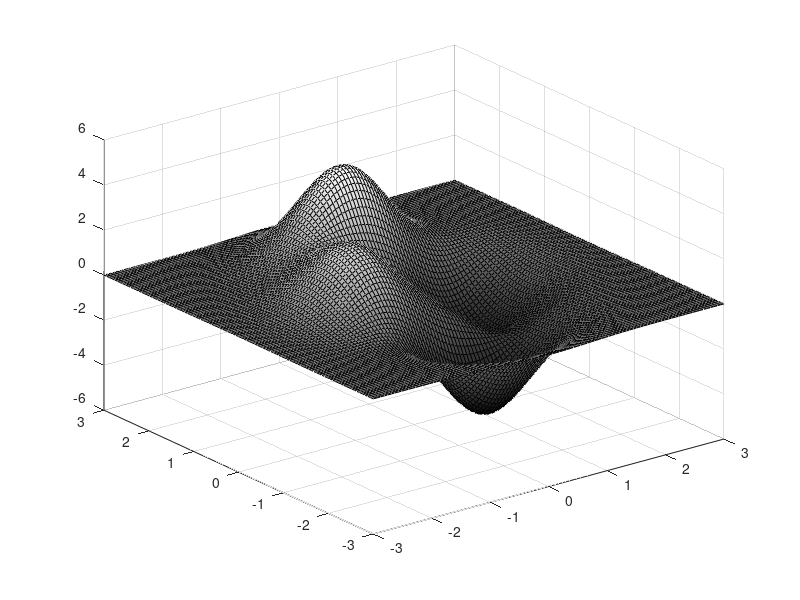

MATLAB code to generate this figure: (Note: this script raises an error after producing the figure.)
clear all;
close all;

n = 101;
taille_im = 9;

x = linspace(-3,3,n);
y = x;
[X,Y] = meshgrid(x,y);
%Z = 3*(1-X).^2.*exp(-(X.^2) - (Y+1).^2) - 10*(X/5 - X.^3 - Y.^5).*exp(-X.^2-Y.^2) - 1/3*exp(-(X+1).^2 - Y.^2);
Z = 4*(3-X).^2.*exp(-(X.^2) - (Y./5-5).^2) - 5*(X./2 + X.^3 - Y.^5).*exp(-X.^2-Y.^2) - 8*exp(-(X-6).^2 - Y.^2);
%[X,Y,Z] = peaks(n);

figure;
A = surf(X,Y,Z);
colormap('gray');
%     c = colorbar;
%     l = c.Limits;
%     Z = Z + abs(l(1));
%     l = l + abs(l(1));
%     Z = flipud(Z/l(2));
%     Im = uint8(Z*255);
%     figure;
%     imshow(Im);

% Récupération des normales
normals = flipud(A.FaceNormals);
normals = normals./sqrt(sum(normals.^2,3));

% Image en fonction des normales
Im = uint8(normals(:,:,3)*255);
figure;
imshow(Im);

% Récuperation des imagettes
k = 7201;
for j=17:76
    for i=17:76
        imagette = Im(i:i+taille_im-1,j:j+taille_im-1);
        imwrite(imagette,strcat('Data/train_data/imagettes_9x9_100_bis/im',int2str(k),'.png'),'png');
        k = k+1;
    end
end

% Supression des normales inutiles
%ind = [1:(taille_im-1)/2 n-(taille_im-1)/2:n-1];
ind = [1:20 81:100];
normals(ind,:,:) = [];
normals(:,ind,:) = [];
normals = reshape(normals,[60*60 3]);

save('Data/train_data/imagettes_9x9_100_bis/normals3.mat','normals');